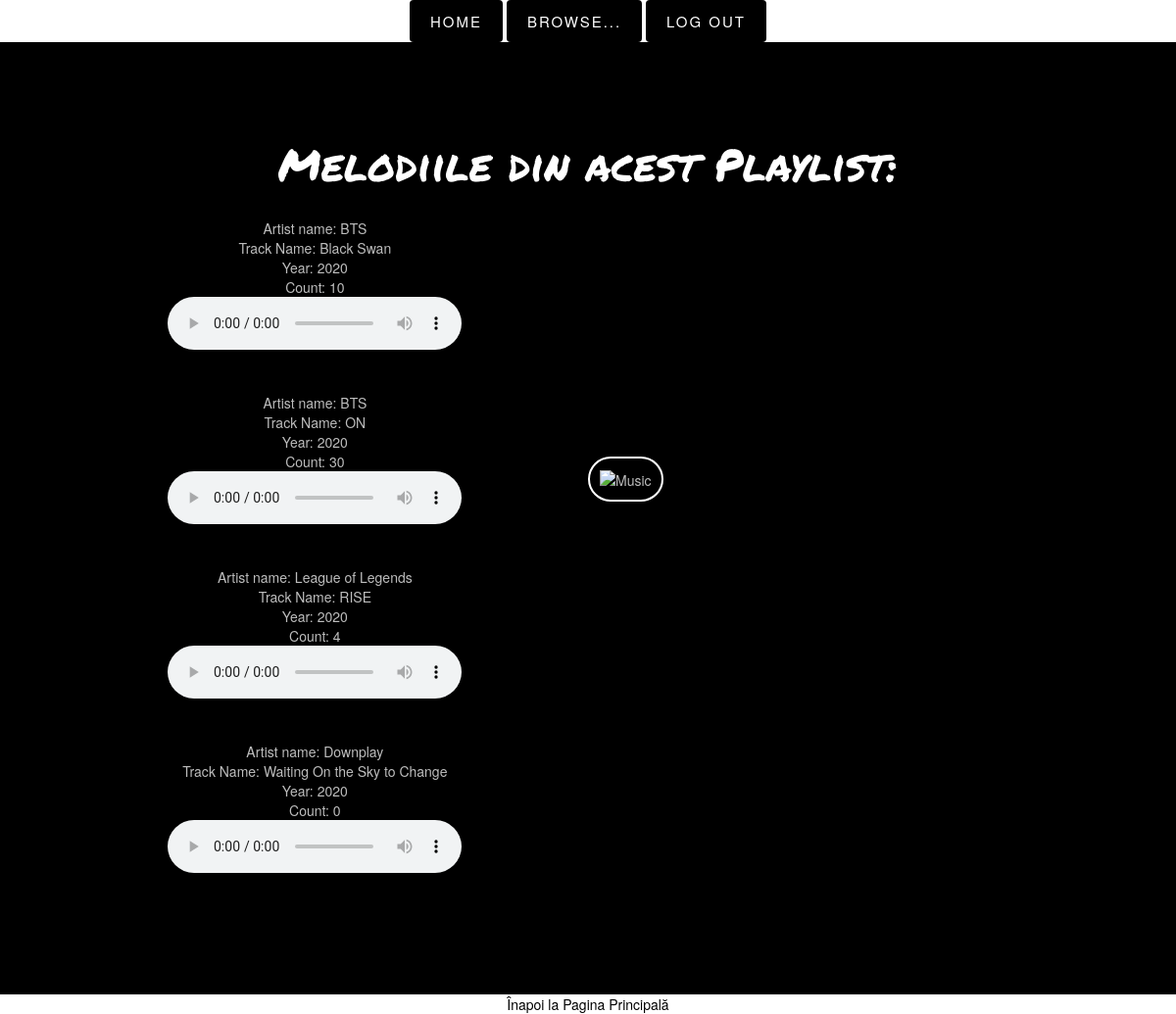
/Browser/searchByLatest.php, run on the app's committed database.
### tables this page shows
CREATE TABLE `song` (
  `sid` int(45) NOT NULL,
  `stitle` varchar(45) NOT NULL,
  `aname` varchar(45) NOT NULL,
  `albid` int(45) NOT NULL,
  `year` year(4) NOT NULL,
  `link` varchar(1000) NOT NULL,
  `count` int(250) NOT NULL
);

### Browser/searchByLatest.php (the view, shortened to what this page needs)
<?php
$link = @mysqli_connect('localhost', 'root','root','proiectmds')
    or die('Nu s-a putut efectua conectarea la baza de date. Eroare: ' . mysql_error());
$result = mysqli_query($link, "SELECT * FROM song WHERE year = (select max(year) from song);");
?>
<!DOCTYPE html>
<html>
<body>
<head>
  <link rel="stylesheet" href="https://maxcdn.bootstrapcdn.com/bootstrap/3.4.1/css/bootstrap.min.css">
</head>
<header class = "center">
<?php include '../menu.php';?>
</header>
<body>
<div class="bg-1">
  <div class="container centerPseudo" >
<h2 style="color:white;text-align:center;text-shadow: 0 0 1px black;"> <?php echo "Melodiile din acest Playlist: <br>"; ?></h2><br>
<?php
if(mysqli_num_rows($result) > 0)
{
	echo "<div class=' container2 row con2'>";
    while($row = mysqli_fetch_assoc($result))
    {
		echo "<div class='col-sm-4 centerwrapper' >";
        echo "<div background-color: black>";
		echo "<div olor: white>";
		echo "Artist name: " . $row["aname"]. "<br>";
		echo " Track Name: " . $row["stitle"].  "<br>";
		echo "Year: " . $row["year"] . "<br>";
		echo "Count: " . $row["count"] ."<br>";
		$ho = $row["link"];
        echo "<audio controls='controls'>";
		echo "<source src='$ho'  />";
		echo "</audio>";
		echo "<br><br><br>";
		echo  "</div>";echo  "</div>";
		echo  "</div>";
    }
	echo "</div><br><br>";
}
else
{
    echo "Niciun Rezultat Găsit :(";
}?>
    <br></br>
    	<div class="imag">
	<img src="../Images/apple-music-note.jpg" alt="Music" width="400" height="300">
	</div>
  </div>
</div>
</body>
	<div class = "center">
    <a href="../dashboard.php" >Înapoi la Pagina Principală</a></div>
</html>

### Css/menu.css (style rules this page uses)
* { -webkit-transition-property: all; -webkit-transition-duration: .2s; -moz-transition-timing-function: cubic-bezier(100,50,21,6); -moz-transition-property: all; -moz-transition-timing-function: cubic-bezier(100,50,21,6); }

### Browser/searchByLatest.php (style rules this page uses)
.container { padding: 80px 120px; }
.bg-1 { background: #2d2d30; color: #bdbdbd; }
.container2 { text-align:center; width:450pt; height: 80pt; }
.centerwrapper { margin: auto; width: 302pt; }
.centerPseudo { display:inline-block; text-align:center; }
body { text-align: center; background:#bdb9b6; }
.imag { position:absolute; left:50%; top:45%; border: 2px solid white; padding: 10px; border-radius: 25px; }
.container { background-color: black; }
.bg-1 { background-color: black; }
.center { text-align: center; color: black; background-color: white; }
a { color: black; }
h2 { font-family: 'Permanent Marker', cursive; font-size:45px; }
.bg-1 { min-height: 600px; }

### data on the page
song: aname "BTS", stitle "Black Swan", year "2020", count "10"
song: aname "BTS", stitle "ON", year "2020", count "30"
song: aname "League of Legends", stitle "RISE", year "2020", count "4"
song: aname "Downplay", stitle "Waiting On the Sky to Change", year "2020", count "0"
